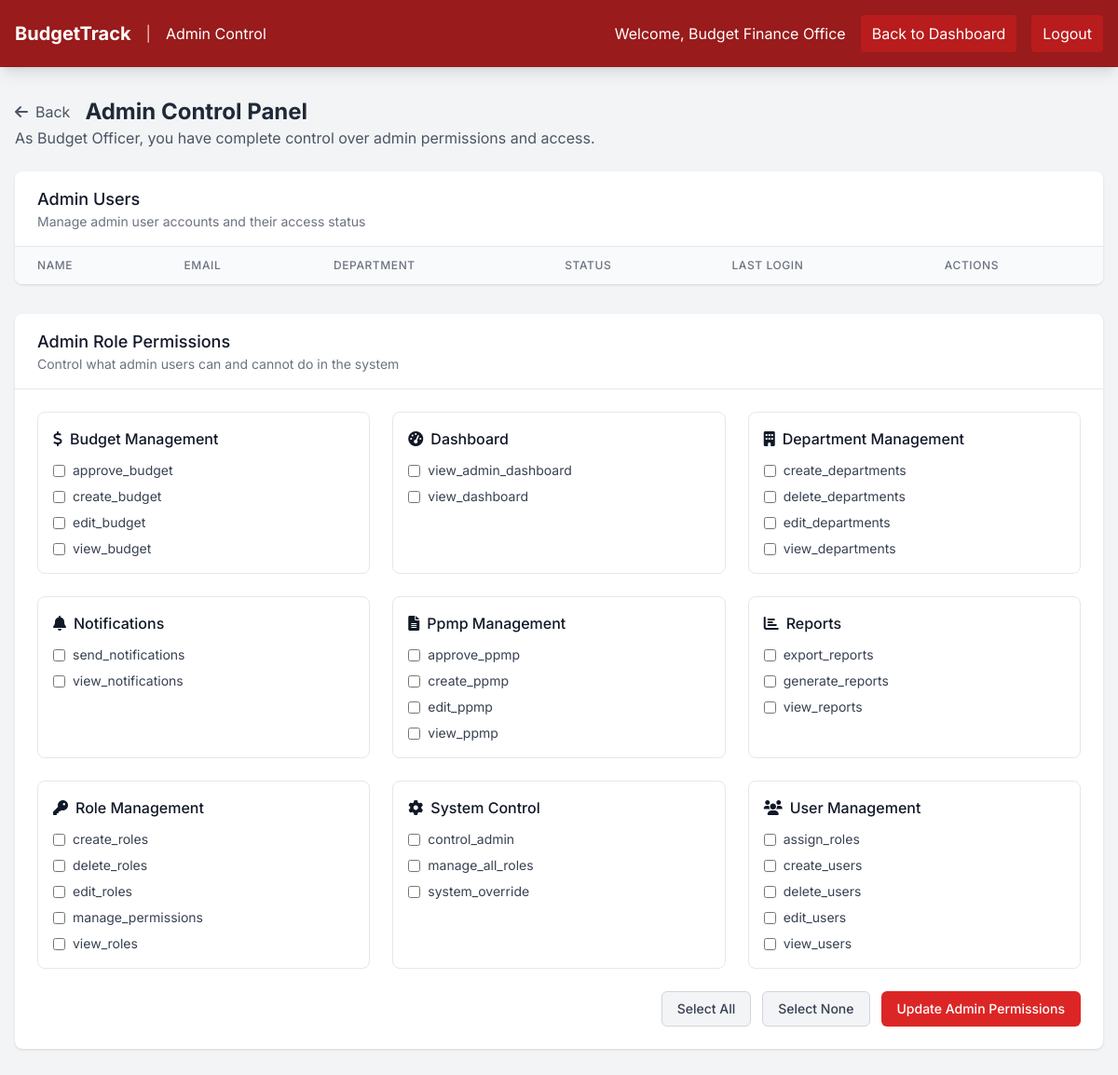
The app's page /pages/admin_control.php (signed in) with its own data.
### tables this page shows
CREATE TABLE permissions (
    id INT PRIMARY KEY AUTO_INCREMENT,
    permission_name VARCHAR(100) NOT NULL UNIQUE,
    permission_description TEXT,
    module VARCHAR(50) NOT NULL,
    created_at TIMESTAMP DEFAULT CURRENT_TIMESTAMP
);

### pages/admin_control.php (the view, shortened to what this page needs)
<?php
$db = getDB();
$admin_role_query = "SELECT * FROM roles WHERE role_name = 'admin'";
$admin_role_stmt = $db->prepare($admin_role_query);
$admin_role_stmt->execute();
$admin_role = $admin_role_stmt->fetch(PDO::FETCH_ASSOC);
$admin_permissions_query = "SELECT permission_id FROM role_permissions WHERE role_id = :role_id";
$admin_permissions_stmt = $db->prepare($admin_permissions_query);
$admin_permissions_stmt->bindParam(':role_id', $admin_role['id']);
$admin_permissions_stmt->execute();
$admin_permissions = array_column($admin_permissions_stmt->fetchAll(PDO::FETCH_ASSOC), 'permission_id');
$permissions_query = "SELECT * FROM permissions ORDER BY module, permission_name";
$permissions_stmt = $db->prepare($permissions_query);
$permissions_stmt->execute();
$all_permissions = $permissions_stmt->fetchAll(PDO::FETCH_ASSOC);
$permissions_by_module = [];
foreach ($all_permissions as $permission) {
    $permissions_by_module[$permission['module']][] = $permission;
}
?>
<!DOCTYPE html>
<html lang="en">
<head>
    <link rel="stylesheet" href="../public/css/dashboard.css">
    <script src="https://cdn.tailwindcss.com">
        // Logout functionality
        function confirmLogout() {
            document.getElementById('logoutModal').classList.remove('hidden');
        }
        function closeLogoutModal() {
            document.getElementById('logoutModal').classList.add('hidden');
        }
        function performLogout() {
            window.location.href = '../auth/logout.php';
        }
        // Back button functionality
        function goBack() {
            // Check user role and redirect to appropriate dashboard
            <?php if ($_SESSION['user_role'] === 'budget'): ?>
                window.location.href = 'admin_dashboard.php';
            <?php elseif ($_SESSION['user_role'] === 'school_admin'): ?>
                window.location.href = 'school_admin_dashboard.php';
            <?php else: ?>
                window.location.href = 'dept_dashboard.php';
            <?php endif; ?>
        }
    </script>
    <link href="https://cdnjs.cloudflare.com/ajax/libs/font-awesome/6.0.0/css/all.min.css" rel="stylesheet">
</head>
<body class="bg-gray-100">
    <nav class="bg-red-800 text-white shadow-lg">
        <div class="max-w-7xl mx-auto px-4">
            <div class="flex justify-between items-center py-4">
                <div class="flex items-center space-x-4">
                    <h1 class="text-xl font-bold">BudgetTrack</h1>
                    <span class="text-red-200">|</span>
                    <span>Admin Control</span>
                </div>
                <div class="flex items-center space-x-4">
                    <span>Welcome, <?php echo htmlspecialchars($_SESSION['user_name']); ?></span>
                    <a href="admin_dashboard.php" class="bg-red-700 hover:bg-red-600 px-3 py-2 rounded">Back to Dashboard</a>
                    <button onclick="confirmLogout()" class="bg-red-700 hover:bg-red-600 px-3 py-2 rounded">Logout</button>
                </div>
            </div>
        </div>
    </nav>
    <div class="max-w-7xl mx-auto px-4 py-8">
        <div class="mb-6">
            <div class="flex items-center space-x-4">
                <button onclick="goBack()" class="flex items-center text-gray-600 hover:text-gray-800 transition-colors">
                    <i class="fas fa-arrow-left mr-2"></i>
                    Back
                </button><h2 class="text-2xl font-bold text-gray-800">Admin Control Panel</h2></div>
            <p class="text-gray-600">As Budget Officer, you have complete control over admin permissions and access.</p>
        </div>
        <div class="bg-white rounded-lg shadow overflow-hidden mb-8">
            <div class="px-6 py-4 border-b border-gray-200">
                <h3 class="text-lg font-medium text-gray-900">Admin Users</h3>
                <p class="text-sm text-gray-500">Manage admin user accounts and their access status</p>
            </div>
            <div class="overflow-x-auto">
                <table class="min-w-full divide-y divide-gray-200">
                    <thead class="bg-gray-50">
                        <tr>
                            <th class="px-6 py-3 text-left text-xs font-medium text-gray-500 uppercase tracking-wider">Name</th>
                            <th class="px-6 py-3 text-left text-xs font-medium text-gray-500 uppercase tracking-wider">Email</th>
                            <th class="px-6 py-3 text-left text-xs font-medium text-gray-500 uppercase tracking-wider">Department</th>
                            <th class="px-6 py-3 text-left text-xs font-medium text-gray-500 uppercase tracking-wider">Status</th>
                            <th class="px-6 py-3 text-left text-xs font-medium text-gray-500 uppercase tracking-wider">Last Login</th>
                            <th class="px-6 py-3 text-left text-xs font-medium text-gray-500 uppercase tracking-wider">Actions</th>
                        </tr>
                    </thead>
                </table>
            </div>
        </div>
        <div class="bg-white rounded-lg shadow overflow-hidden">
            <div class="px-6 py-4 border-b border-gray-200">
                <h3 class="text-lg font-medium text-gray-900">Admin Role Permissions</h3>
                <p class="text-sm text-gray-500">Control what admin users can and cannot do in the system</p>
            </div>
            <form method="POST" action="">
                <div class="p-6">
                    <div class="grid grid-cols-1 md:grid-cols-2 lg:grid-cols-3 gap-6">
                        <?php foreach ($permissions_by_module as $module => $module_permissions): ?>
                        <div class="border border-gray-200 rounded-lg p-4">
                            <h4 class="font-medium text-gray-900 mb-3 capitalize flex items-center">
                                <i class="fas fa-<?php
                                    switch($module) {
                                        case 'user_management': echo 'users'; break;
                                        case 'role_management': echo 'key'; break;
                                        case 'department_management': echo 'building'; break;
                                        case 'budget_management': echo 'dollar-sign'; break;
                                        case 'ppmp_management': echo 'file-alt'; break;
                                        case 'reports': echo 'chart-bar'; break;
                                        case 'dashboard': echo 'tachometer-alt'; break;
                                        case 'notifications': echo 'bell'; break;
                                        case 'system_control': echo 'cog'; break;
                                    }
                                ?> mr-2"></i>
                                <?php echo str_replace('_', ' ', $module); ?>
                            </h4>
                            <div class="space-y-2">
                                <?php foreach ($module_permissions as $permission): ?>
                                <label class="flex items-center">
                                    <input type="checkbox" name="permissions[]" value="<?php echo $permission['id']; ?>"
                                           <?php echo in_array($permission['id'], $admin_permissions) ? 'checked' : ''; ?>
                                           class="rounded border-gray-300 text-red-600 shadow-sm focus:border-red-300 focus:ring focus:ring-red-200 focus:ring-opacity-50">
                                    <span class="ml-2 text-sm text-gray-700"><?php echo htmlspecialchars($permission['permission_name']); ?></span>
                                </label>
                                <?php endforeach; ?>
                            </div>
                        </div>
                        <?php endforeach; ?>
                    </div>
                    <div class="mt-6 flex justify-end space-x-3">
                        <button type="button" onclick="selectAll()" class="px-4 py-2 text-sm font-medium text-gray-700 bg-gray-100 border border-gray-300 rounded-md hover:bg-gray-200">
                            Select All
                        </button>
                        <button type="button" onclick="selectNone()" class="px-4 py-2 text-sm font-medium text-gray-700 bg-gray-100 border border-gray-300 rounded-md hover:bg-gray-200">
                            Select None
                        </button>
                        <button type="submit" class="px-4 py-2 text-sm font-medium text-white bg-red-600 border border-transparent rounded-md hover:bg-red-700">
                            Update Admin Permissions
                        </button>
                    </div>
                </div>
            </form>
        </div>
    </div>
</body>
</html>

### public/css/dashboard.css (style rules this page uses)
:root { --primary-color: #b30000; --primary-dark: #800000; --primary-light: #cc0000; --secondary-color: #ffd54a; --success-color: #28a745; --danger-color: #dc3545; --warning-color: #ffc107; --info-color: #17a2b8; --light-color: #f8f9fa; --dark-color: #343a40; --terminal-green: #00ff00; --terminal-bg: #0a0a0a; --terminal-border: #00ff00; --font-primary: 'Inter', sans-serif; --font-mono: 'JetBrains Mono', monospace; --border-radius: 8px; --box-shadow: 0 2px 10px rgba(0,0,0,0.1); --transition: all 0.3s ease; }
* { margin: 0; padding: 0; box-sizing: border-box; }
body { font-family: var(--font-primary); line-height: 1.6; color: var(--dark-color); background-color: #f5f5f5; }
.grid { display: grid; gap: 1.5rem; }
.text-left { text-align: left; }
.mb-3 { margin-bottom: 1.5rem; }
.justify-between { justify-content: space-between; }

### records on screen
permissions: permission_name "approve_budget"
permissions: permission_name "create_budget"
permissions: permission_name "edit_budget"
permissions: permission_name "view_budget"
permissions: permission_name "view_admin_dashboard"
permissions: permission_name "view_dashboard"
permissions: permission_name "create_departments"
permissions: permission_name "delete_departments"
permissions: permission_name "edit_departments"
permissions: permission_name "view_departments"
permissions: permission_name "send_notifications"
permissions: permission_name "view_notifications"
permissions: permission_name "approve_ppmp"
permissions: permission_name "create_ppmp"
permissions: permission_name "edit_ppmp"
permissions: permission_name "view_ppmp"
permissions: permission_name "export_reports"
permissions: permission_name "generate_reports"
permissions: permission_name "view_reports"
permissions: permission_name "create_roles"
permissions: permission_name "delete_roles"
permissions: permission_name "edit_roles"
permissions: permission_name "manage_permissions"
permissions: permission_name "view_roles"
permissions: permission_name "control_admin"
permissions: permission_name "manage_all_roles"
permissions: permission_name "system_override"
permissions: permission_name "assign_roles"
permissions: permission_name "create_users"
permissions: permission_name "delete_users"
permissions: permission_name "edit_users"
permissions: permission_name "view_users"

### other values on screen
$_SESSION['user_name'] "Budget Finance Office"
str_replace('_', ' ', $module) "Budget Management"
str_replace('_', ' ', $module) "Dashboard"
str_replace('_', ' ', $module) "Department Management"
str_replace('_', ' ', $module) "Notifications"
str_replace('_', ' ', $module) "Ppmp Management"
str_replace('_', ' ', $module) "Reports"
str_replace('_', ' ', $module) "Role Management"
str_replace('_', ' ', $module) "System Control"
str_replace('_', ' ', $module) "User Management"
